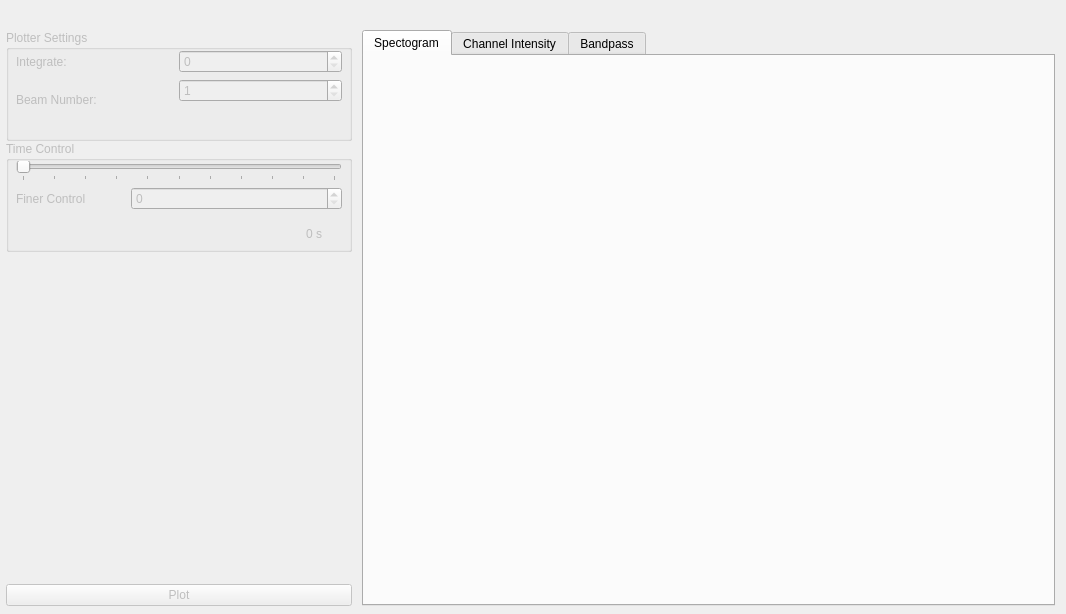
<?xml version="1.0" encoding="UTF-8"?>
<ui version="4.0">
 <class>SigprocPlotter</class>
 <widget class="QWidget" name="SigprocPlotter">
  <property name="enabled">
   <bool>true</bool>
  </property>
  <property name="geometry">
   <rect>
    <x>0</x>
    <y>0</y>
    <width>1066</width>
    <height>614</height>
   </rect>
  </property>
  <property name="windowTitle">
   <string>SigprocPlotter</string>
  </property>
  <widget class="QWidget" name="gridLayoutWidget">
   <property name="geometry">
    <rect>
     <x>0</x>
     <y>0</y>
     <width>1061</width>
     <height>612</height>
    </rect>
   </property>
   <layout class="QGridLayout" name="gridLayout" columnstretch="4,8">
    <property name="sizeConstraint">
     <enum>QLayout::SetNoConstraint</enum>
    </property>
    <property name="leftMargin">
     <number>6</number>
    </property>
    <property name="topMargin">
     <number>30</number>
    </property>
    <property name="rightMargin">
     <number>6</number>
    </property>
    <property name="bottomMargin">
     <number>6</number>
    </property>
    <property name="horizontalSpacing">
     <number>10</number>
    </property>
    <property name="verticalSpacing">
     <number>0</number>
    </property>
    <item row="1" column="1" rowspan="4">
     <widget class="QTabWidget" name="tabWidget">
      <property name="currentIndex">
       <number>0</number>
      </property>
      <property name="movable">
       <bool>true</bool>
      </property>
      <widget class="QWidget" name="specTab">
       <attribute name="title">
        <string>Spectogram</string>
       </attribute>
       <widget class="QwtPlot" name="specPlot">
        <property name="geometry">
         <rect>
          <x>0</x>
          <y>0</y>
          <width>681</width>
          <height>501</height>
         </rect>
        </property>
        <property name="minimumSize">
         <size>
          <width>500</width>
          <height>0</height>
         </size>
        </property>
        <property name="cursor">
         <cursorShape>CrossCursor</cursorShape>
        </property>
       </widget>
      </widget>
      <widget class="QWidget" name="chanTab">
       <attribute name="title">
        <string>Channel Intensity</string>
       </attribute>
       <widget class="QwtPlot" name="chanPlot">
        <property name="geometry">
         <rect>
          <x>0</x>
          <y>0</y>
          <width>681</width>
          <height>461</height>
         </rect>
        </property>
        <property name="minimumSize">
         <size>
          <width>500</width>
          <height>0</height>
         </size>
        </property>
        <property name="cursor">
         <cursorShape>CrossCursor</cursorShape>
        </property>
       </widget>
       <widget class="QWidget" name="layoutWidget">
        <property name="geometry">
         <rect>
          <x>20</x>
          <y>470</y>
          <width>262</width>
          <height>31</height>
         </rect>
        </property>
        <layout class="QHBoxLayout" name="horizontalLayout" stretch="0,0">
         <item>
          <widget class="QLabel" name="label_4">
           <property name="text">
            <string>Channel Number</string>
           </property>
          </widget>
         </item>
         <item>
          <widget class="QSpinBox" name="channelSpin">
           <property name="enabled">
            <bool>false</bool>
           </property>
           <property name="minimum">
            <number>1</number>
           </property>
          </widget>
         </item>
        </layout>
       </widget>
      </widget>
      <widget class="QWidget" name="tab">
       <attribute name="title">
        <string>Bandpass</string>
       </attribute>
       <widget class="QwtPlot" name="bandPlot">
        <property name="geometry">
         <rect>
          <x>0</x>
          <y>0</y>
          <width>681</width>
          <height>501</height>
         </rect>
        </property>
        <property name="minimumSize">
         <size>
          <width>500</width>
          <height>0</height>
         </size>
        </property>
        <property name="cursor">
         <cursorShape>CrossCursor</cursorShape>
        </property>
       </widget>
      </widget>
     </widget>
    </item>
    <item row="1" column="0" rowspan="4">
     <layout class="QVBoxLayout" name="verticalGroupBox" stretch="1,1,3,1">
      <property name="sizeConstraint">
       <enum>QLayout::SetMinimumSize</enum>
      </property>
      <item>
       <widget class="QGroupBox" name="groupBox">
        <property name="enabled">
         <bool>false</bool>
        </property>
        <property name="title">
         <string>Plotter Settings</string>
        </property>
        <widget class="QWidget" name="gridLayoutWidget_2">
         <property name="geometry">
          <rect>
           <x>0</x>
           <y>20</y>
           <width>341</width>
           <height>71</height>
          </rect>
         </property>
         <layout class="QGridLayout" name="gridLayout_2" columnstretch="1,1,0">
          <property name="leftMargin">
           <number>10</number>
          </property>
          <property name="rightMargin">
           <number>5</number>
          </property>
          <property name="horizontalSpacing">
           <number>10</number>
          </property>
          <item row="0" column="0">
           <widget class="QLabel" name="label_3">
            <property name="text">
             <string>Integrate:</string>
            </property>
           </widget>
          </item>
          <item row="1" column="0" rowspan="2">
           <widget class="QLabel" name="label_7">
            <property name="text">
             <string>Beam Number:</string>
            </property>
           </widget>
          </item>
          <item row="0" column="1" colspan="2">
           <widget class="QSpinBox" name="integrationBox">
            <property name="maximum">
             <number>4096</number>
            </property>
           </widget>
          </item>
          <item row="1" column="1" colspan="2">
           <widget class="QSpinBox" name="beamNumber">
            <property name="minimum">
             <number>1</number>
            </property>
            <property name="maximum">
             <number>8</number>
            </property>
           </widget>
          </item>
         </layout>
        </widget>
       </widget>
      </item>
      <item>
       <widget class="QGroupBox" name="groupBox_2">
        <property name="enabled">
         <bool>false</bool>
        </property>
        <property name="title">
         <string>Time Control</string>
        </property>
        <widget class="QWidget" name="gridLayoutWidget_3">
         <property name="geometry">
          <rect>
           <x>0</x>
           <y>20</y>
           <width>341</width>
           <height>91</height>
          </rect>
         </property>
         <layout class="QGridLayout" name="gridLayout_3" columnstretch="1,2">
          <property name="leftMargin">
           <number>10</number>
          </property>
          <property name="rightMargin">
           <number>5</number>
          </property>
          <property name="horizontalSpacing">
           <number>10</number>
          </property>
          <item row="1" column="0">
           <widget class="QLabel" name="label_5">
            <property name="text">
             <string>Finer Control</string>
            </property>
           </widget>
          </item>
          <item row="0" column="0" colspan="2">
           <widget class="QSlider" name="timeSlider">
            <property name="maximum">
             <number>1000</number>
            </property>
            <property name="orientation">
             <enum>Qt::Horizontal</enum>
            </property>
            <property name="tickPosition">
             <enum>QSlider::TicksBelow</enum>
            </property>
            <property name="tickInterval">
             <number>100</number>
            </property>
           </widget>
          </item>
          <item row="1" column="1">
           <widget class="QSpinBox" name="sampleSpin">
            <property name="singleStep">
             <number>100</number>
            </property>
            <property name="value">
             <number>0</number>
            </property>
           </widget>
          </item>
          <item row="2" column="0" colspan="2">
           <widget class="QLabel" name="current_time_label">
            <property name="text">
             <string>0 s</string>
            </property>
            <property name="alignment">
             <set>Qt::AlignRight|Qt::AlignTrailing|Qt::AlignVCenter</set>
            </property>
            <property name="indent">
             <number>20</number>
            </property>
           </widget>
          </item>
         </layout>
        </widget>
       </widget>
      </item>
      <item>
       <spacer name="verticalSpacer">
        <property name="orientation">
         <enum>Qt::Vertical</enum>
        </property>
        <property name="sizeType">
         <enum>QSizePolicy::Expanding</enum>
        </property>
        <property name="sizeHint" stdset="0">
         <size>
          <width>20</width>
          <height>40</height>
         </size>
        </property>
       </spacer>
      </item>
      <item>
       <widget class="QPushButton" name="plotButton">
        <property name="enabled">
         <bool>false</bool>
        </property>
        <property name="text">
         <string>Plot</string>
        </property>
       </widget>
      </item>
     </layout>
    </item>
   </layout>
  </widget>
 </widget>
 <customwidgets>
  <customwidget>
   <class>QwtPlot</class>
   <extends>QFrame</extends>
   <header>qwt_plot.h</header>
   <container>1</container>
  </customwidget>
 </customwidgets>
 <tabstops>
  <tabstop>tabWidget</tabstop>
  <tabstop>channelSpin</tabstop>
 </tabstops>
 <resources/>
 <connections/>
</ui>
